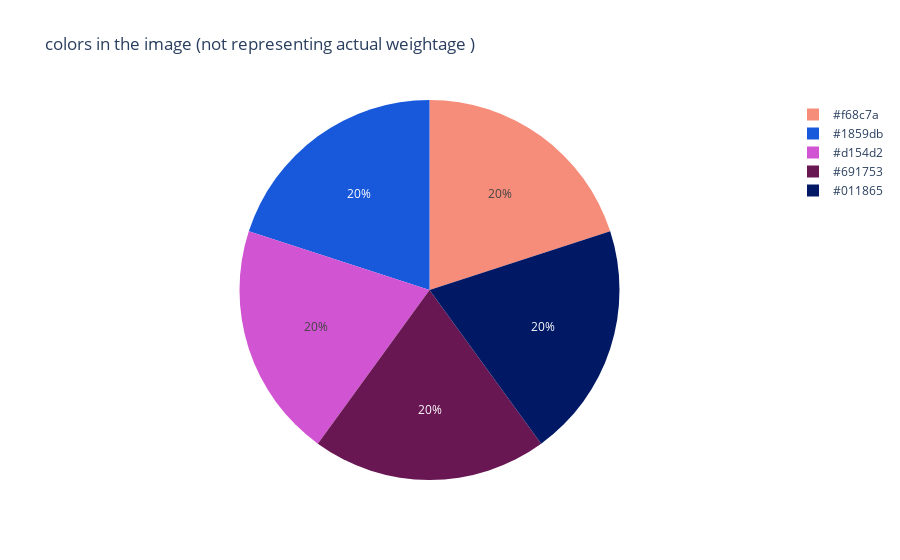

Notebook source saved alongside this figure:
### Code cell
import plotly.express as px
#df = px.data.gapminder().query("year == 2007").query("continent == 'Europe'")
#df.loc[df['pop'] < 2.e6, 'country'] = 'Other countries' # Represent only large countries
fig = px.pie( counts.values(),color_discrete_sequence= hex_colors, names=hex_colors, title='colors in the image (not representing actual weightage )')
fig.show()

### Figure 1 — Plotly figure (JSON) as saved in the notebook; plotly's stock layout.template omitted (floating-point values rounded to 4 significant figures)
{"data": [{"domain": {"x": [0, 1], "y": [0, 1]}, "hovertemplate": "label=%{label}<extra></extra>", "labels": ["#f68c7a", "#1859db", "#d154d2", "#691753", "#011865"], "legendgroup": "", "name": "", "showlegend": true, "type": "pie"}], "layout": {"legend": {"tracegroupgap": 0}, "piecolorway": ["#f68c7a", "#1859db", "#d154d2", "#691753", "#011865"], "title": {"text": "colors in the image (not representing actual weightage )"}}}
